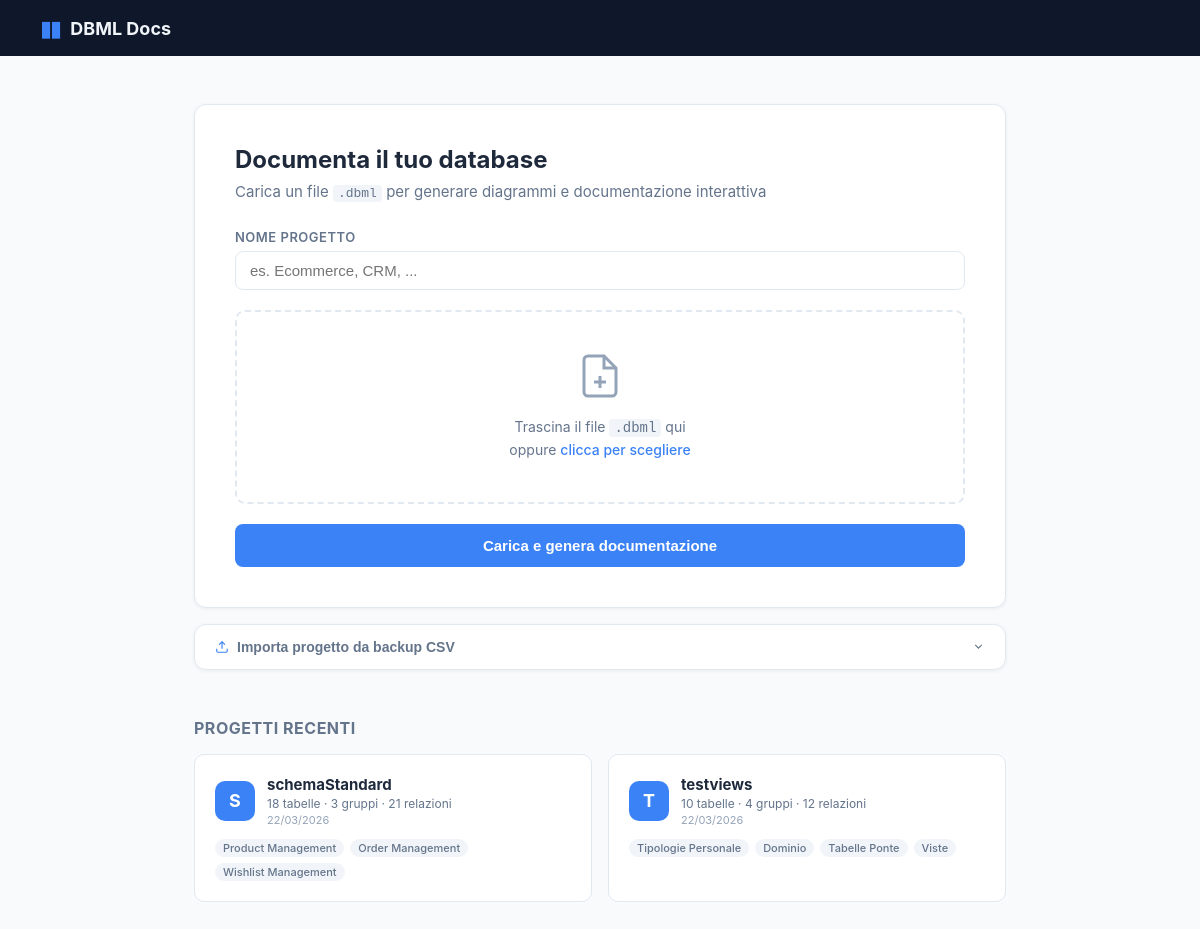
Before: / with the older database file.
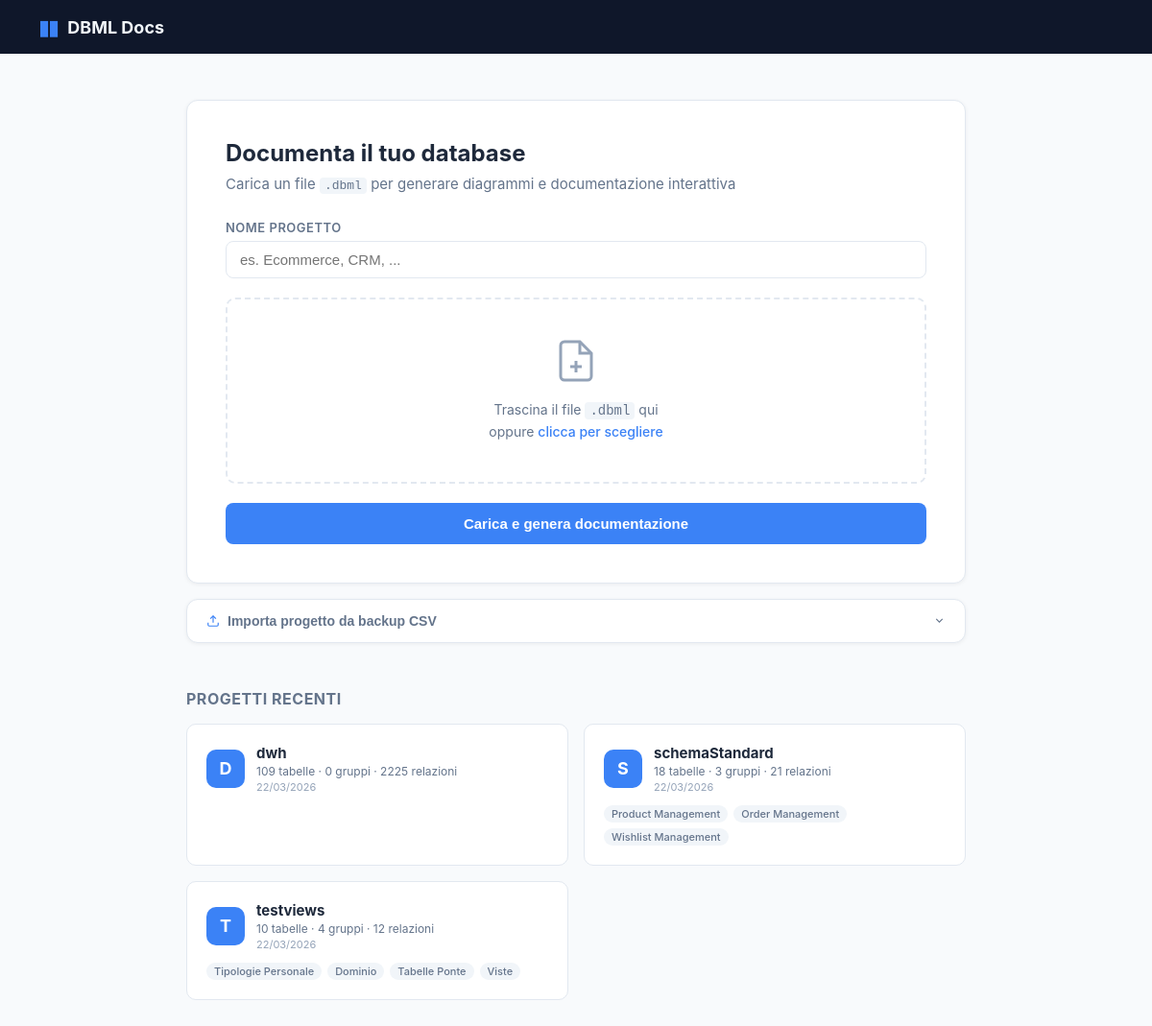
After: the same page with the newer database file.
### models.py (models this page shows)
class Project(Base):
    __tablename__ = "projects"
    id:              Mapped[str]            = mapped_column(String(16), primary_key=True)
    name:            Mapped[str]            = mapped_column(String(255), nullable=False)
    tables_data:     Mapped[str]            = mapped_column(Text, default="{}")
    groups_data:     Mapped[str]            = mapped_column(Text, default="{}")
    refs_data:       Mapped[str]            = mapped_column(Text, default="[]")
    ungrouped_data:  Mapped[str]            = mapped_column(Text, default="[]")
    saved_positions:  Mapped[str]           = mapped_column(Text, default="{}")
    notes_data:       Mapped[str]           = mapped_column(Text, default="[]")   # post-it notes
    markdown_notes:   Mapped[Optional[str]] = mapped_column(Text, default="")
    column_notes_data: Mapped[str]          = mapped_column(Text, default="{}")   # "table::col" → note
    enums_data:        Mapped[str]          = mapped_column(Text, default="[]")   # enum definitions from DBML
    views_data:        Mapped[str]          = mapped_column(Text, default="[]")   # saved join views
    doc_notes_data:    Mapped[str]          = mapped_column(Text, default="[]")   # multi-note docs
    table_notes_data:  Mapped[str]          = mapped_column(Text, default="{}")   # tname → table note override
    created_at:      Mapped[Optional[datetime]] = mapped_column(
        DateTime, server_default=func.now()
    )

### main.py (the view)
@app.get("/", response_class=HTMLResponse)
async def index(request: Request, db: Session = Depends(get_db)):
    projects = [_to_dict_minimal(p) for p in db.query(Project).order_by(Project.name).all()]
    return templates.TemplateResponse("index.html", {
        "request": request, "projects": projects,
    })

### templates/index.html (shortened to what this page needs)
<!DOCTYPE html>
<html lang="it">
<head>
  <link rel="stylesheet" href="/static/css/base.css" />
  <link rel="stylesheet" href="/static/css/index.css" />
</head>
<body class="index-page">
  <div class="index-header">
    <div class="logo">
      <span class="logo-icon">&#9646;&#9646;</span>
      <span class="logo-text">DBML Docs</span>
    </div>
  </div>
  <div class="index-body">
    <div class="upload-card">
      <h1>Documenta il tuo database</h1>
      <p class="subtitle">Carica un file <code>.dbml</code> per generare diagrammi e documentazione interattiva</p>
      <form action="/upload" method="post" enctype="multipart/form-data" id="uploadForm">
        <div class="form-group">
          <label for="name">Nome progetto</label>
          <input type="text" id="name" name="name" placeholder="es. Ecommerce, CRM, ..." required />
        </div>
        <div class="drop-zone" id="dropZone">
          <div class="drop-zone-inner">
            <svg width="48" height="48" viewBox="0 0 24 24" fill="none" stroke="currentColor" stroke-width="1.5">
              <path d="M14 2H6a2 2 0 0 0-2 2v16a2 2 0 0 0 2 2h12a2 2 0 0 0 2-2V8z"/>
              <polyline points="14 2 14 8 20 8"/>
              <line x1="12" y1="18" x2="12" y2="12"/>
              <line x1="9" y1="15" x2="15" y2="15"/>
            </svg>
            <p id="dropText">Trascina il file <code>.dbml</code> qui<br/>oppure <span class="link-text">clicca per scegliere</span></p>
          </div>
        </div>
        <button type="submit" class="btn btn-primary btn-block" id="submitBtn">Carica e genera documentazione</button>
      </form>
    </div>
    <div class="import-card" id="importCard">
      <button class="import-toggle" onclick="toggleImport()" id="importToggle">
        <svg width="14" height="14" viewBox="0 0 24 24" fill="none" stroke="currentColor" stroke-width="2"><path d="M21 15v4a2 2 0 0 1-2 2H5a2 2 0 0 1-2-2v-4"/><polyline points="17 8 12 3 7 8"/><line x1="12" y1="3" x2="12" y2="15"/></svg>
        Importa progetto da backup CSV
        <svg class="import-chev" width="13" height="13" viewBox="0 0 24 24" fill="none" stroke="currentColor" stroke-width="2"><polyline points="6 9 12 15 18 9"/></svg>
      </button>
    </div>
    {% if projects %}
    <div class="projects-section">
      <h2>Progetti recenti</h2>
      <div class="projects-grid">
        {% for p in projects %}
        <a href="/project/{{ p.id }}" class="project-card">
          <div class="project-card-header">
            <div class="project-icon">{{ p.name[0] | upper }}</div>
            <div class="project-meta">
              <div class="project-name">{{ p.name }}</div>
              <div class="project-stats">
                {{ p.tables | length }} tabelle &middot;
                {{ p.groups | length }} gruppi &middot;
                {{ p.refs | length }} relazioni
              </div>
              {% if p.created_at %}<div class="project-date">{{ p.created_at }}</div>{% endif %}
            </div>
          </div>
          <div class="project-groups">
            {% for g in p.groups %}
            <span class="group-tag">{{ g }}</span>
            {% endfor %}
          </div>
        </a>
        {% endfor %}
      </div>
    </div>
    {% endif %}
  </div>
</body>
</html>

### static/css/base.css (style rules this page uses)
*, *::before, *::after { box-sizing: border-box; margin: 0; padding: 0; }
:root { --sidebar-w: 272px; --sidebar-bg: #0f172a; --sidebar-border: #1e293b; --sidebar-text: #94a3b8; --sidebar-text-bright: #e2e8f0; --sidebar-hover: #1e293b; --sidebar-active: #1e3a5f; --canvas-bg: #f1f5f9; --card-bg: #ffffff; --card-border: #e2e8f0; --card-shadow: 0 2px 8px rgba(0,0,0,.08); --card-shadow-active: 0 0 0 2px #3b82f6, 0 4px 16px rgba(59,130,246,.2); --accent: #3b82f6; --text: #1e293b; --text-muted: #64748b; --border: #e2e8f0; --toolbar-h: 48px; --font: -apple-system, BlinkMacSystemFont, 'Segoe UI', Roboto, sans-serif; }
body { font-family: var(--font); color: var(--text); background: #fff; }
a { text-decoration: none; color: inherit; }
code { font-family: 'SFMono-Regular', Consolas, monospace; }

Changed rows visible on the page:
added Project: name "D", name "dwh", tables|length "109", groups|length "0", refs|length "2225", created_at "22/03/2026"
